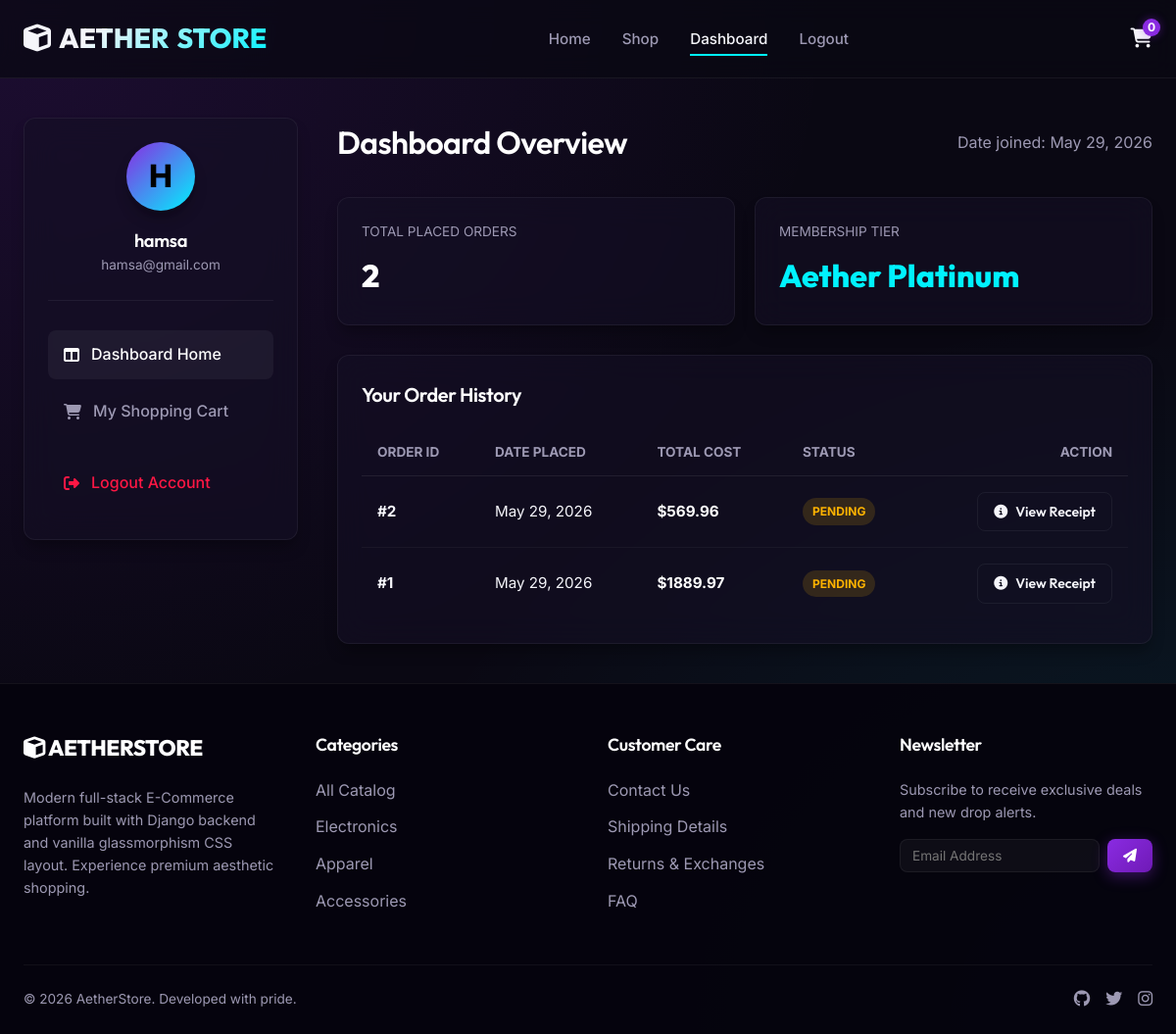
Page /dashboard/ (signed in) on the committed database.
### store/models.py (models this page shows, shortened)
class Order(models.Model):
    STATUS_CHOICES = (
        ('Pending', 'Pending'),
        ('Processing', 'Processing'),
        ('Shipped', 'Shipped'),
        ('Delivered', 'Delivered'),
        ('Cancelled', 'Cancelled'),
    )
    user = models.ForeignKey(User, on_delete=models.SET_NULL, null=True, blank=True, related_name='orders')
    first_name = models.CharField(max_length=50)
    last_name = models.CharField(max_length=50)
    email = models.EmailField()
    address = models.CharField(max_length=250)
    city = models.CharField(max_length=100)
    zip_code = models.CharField(max_length=20)
    total_price = models.DecimalField(max_digits=10, decimal_places=2)
    order_date = models.DateTimeField(auto_now_add=True)
    status = models.CharField(max_length=20, choices=STATUS_CHOICES, default='Pending')

### store/views.py (the view)
# urls.py: path('dashboard/', views.user_dashboard, name='dashboard'),
@login_required(login_url='store:login')
def user_dashboard(request):
    orders = Order.objects.filter(user=request.user).order_by('-order_date')
    return render(request, 'store/dashboard.html', {
        'orders': orders,
        'user': request.user
    })

### store/context_processors.py (called while the page is built)
def cart_processor(request):
    total_qty = 0
    if request.user.is_authenticated:
        cart_items = CartItem.objects.filter(user=request.user)
        total_qty = sum(item.quantity for item in cart_items)
    else:
        session_key = request.session.session_key
        if session_key:
            cart_items = CartItem.objects.filter(session_id=session_key)
            total_qty = sum(item.quantity for item in cart_items)
    return {'cart_count': total_qty}

### store/templates/store/dashboard.html (shortened to what this page needs)
{% extends 'store/base.html' %}
{% load static %}
{% block content %}
    <div class="dashboard-layout">
        <aside class="dashboard-sidebar glass-panel" id="dashboard-sidebar">
            <div class="profile-summary">
                <div class="profile-avatar">
                    {{ user.username|slice:":1"|upper }}
                </div>
                <h3>{{ user.username }}</h3>
                <p>{{ user.email }}</p>
            </div>
            <ul class="dashboard-nav">
                <li class="dashboard-nav-item">
                    <a href="{% url 'store:dashboard' %}" class="dashboard-nav-link active" id="dashboard-tab-home">
                        <i class="fa-solid fa-table-columns"></i> Dashboard Home
                    </a>
                </li>
                <li class="dashboard-nav-item">
                    <a href="{% url 'store:cart' %}" class="dashboard-nav-link" id="dashboard-tab-cart">
                        <i class="fa-solid fa-cart-shopping"></i> My Shopping Cart
                    </a>
                </li>
                <li class="dashboard-nav-item" style="margin-top:24px">
                    <a href="{% url 'store:logout' %}" class="dashboard-nav-link" style="color:var(--error)">
                        <i class="fa-solid fa-right-from-bracket"></i> Logout Account
                    </a>
                </li>
            </ul>
        </aside>
        <div class="dashboard-content">
            <div style="display:flex; justify-content:space-between; align-items:center">
                <h1 style="color:#fff; font-size:2rem">Dashboard Overview</h1>
                <span style="color:var(--text-secondary)">Date joined: {{ user.date_joined|date:"M d, Y" }}</span>
            </div>
            <div class="stats-grid">
                <div class="stat-card glass-panel">
                    <span class="stat-label">Total Placed Orders</span>
                    <span class="stat-value">{{ orders|length }}</span>
                </div>
                <div class="stat-card glass-panel">
                    <span class="stat-label">Membership Tier</span>
                    <span class="stat-value" style="color:var(--accent-secondary)">Aether Platinum</span>
                </div>
            </div>
            <div class="table-card glass-panel">
                <h3 class="table-title">Your Order History</h3>
                {% if orders %}
                    <table class="custom-table" id="dashboard-orders-table">
                        <thead>
                            <tr>
                                <th>Order ID</th>
                                <th>Date Placed</th>
                                <th>Total Cost</th>
                                <th>Status</th>
                                <th style="text-align:right">Action</th>
                            </tr>
                        </thead>
                        <tbody>
                            {% for order in orders %}
                                <tr id="order-row-{{ order.id }}">
                                    <td><strong>#{{ order.id }}</strong></td>
                                    <td>{{ order.order_date|date:"F d, Y" }}</td>
                                    <td><strong style="color:#fff">${{ order.total_price }}</strong></td>
                                    <td>
                                        <span class="status-badge
                                            {% if order.status == 'Pending' %}status-pending
                                            {% elif order.status == 'Processing' %}status-processing
                                            {% elif order.status == 'Shipped' %}status-shipped
                                            {% elif order.status == 'Delivered' %}status-delivered
                                            {% elif order.status == 'Cancelled' %}status-cancelled
                                            {% endif %}">
                                            {{ order.status }}
                                        </span>
                                    </td>
                                    <td style="text-align:right">
                                        <a href="{% url 'store:order_detail' order.id %}" class="btn btn-outline btn-sm" id="view-order-{{ order.id }}">
                                            <i class="fa-solid fa-circle-info"></i> View Receipt
                                        </a>
                                    </td>
                                </tr>
                            {% endfor %}
                        </tbody>
                    </table>
                {% endif %}
            </div>
        </div>
    </div>
{% endblock %}

### store/static/store/css/style.css (style rules this page uses)
:root { --bg-primary: #0a0813; --bg-secondary: #131026; --bg-glass: rgba(20, 16, 38, 0.6); --border-glass: rgba(255, 255, 255, 0.06); --accent-primary: #8a2be2; --accent-primary-glow: rgba(138, 43, 226, 0.4); --accent-secondary: #00f2fe; --accent-secondary-glow: rgba(0, 242, 254, 0.4); --text-primary: #f5f5fa; --text-secondary: #9d99b3; --text-muted: #625f75; --success: #00e676; --warning: #ffb300; --error: #ff1744; --font-heading: 'Outfit', sans-serif; --font-body: 'Inter', sans-serif; --shadow-sm: 0 4px 6px -1px rgba(0, 0, 0, 0.1), 0 2px 4px -1px rgba(0, 0, 0, 0.06); --shadow-md: 0 10px 15px -3px rgba(0, 0, 0, 0.3), 0 4px 6px -2px rgba(0, 0, 0, 0.05); --shadow-lg: 0 20px 25px -5px rgba(0, 0, 0, 0.5), 0 10px 10px -5px rgba(0, 0, 0, 0.04); --radius-sm: 8px; --radius-md: 12px; --radius-lg: 20px; --transition: all 0.3s cubic-bezier(0.4, 0, 0.2, 1); }
* { margin: 0; padding: 0; box-sizing: border-box; }
body { background-color: var(--bg-primary); color: var(--text-primary); font-family: var(--font-body); line-height: 1.6; overflow-x: hidden; background-image: radial-gradient(at 0% 0%, rgba(138, 43, 226, 0.15) 0px, transparent 50%), radial-gradient(at 100% 100%, rgba(0, 242, 254, 0.1) 0px, transparent 50%); background-attachment: fixed; min-height: 100vh; display: flex; flex-direction: column; }
a { color: inherit; text-decoration: none; transition: var(--transition); }
h1, h2, h3, h4, h5, h6 { font-family: var(--font-heading); font-weight: 600; letter-spacing: -0.02em; }
.glass-panel { background: var(--bg-glass); backdrop-filter: blur(16px); -webkit-backdrop-filter: blur(16px); border: 1px solid var(--border-glass); border-radius: var(--radius-md); box-shadow: var(--shadow-md); }
.btn { display: inline-flex; align-items: center; justify-content: center; padding: 12px 24px; border-radius: var(--radius-sm); font-weight: 600; font-family: var(--font-heading); cursor: pointer; transition: var(--transition); border: none; outline: none; text-align: center; gap: 8px; }
.btn-outline { background: transparent; border: 1px solid var(--border-glass); color: var(--text-primary); }
.btn-sm { padding: 8px 16px; font-size: 0.875rem; }
.dashboard-layout { display: grid; grid-template-columns: 280px 1fr; gap: 40px; }
.dashboard-sidebar { padding: 24px; height: fit-content; }
.profile-summary { text-align: center; margin-bottom: 30px; padding-bottom: 24px; border-bottom: 1px solid rgba(255, 255, 255, 0.06); }
.profile-avatar { width: 70px; height: 70px; border-radius: 50%; background: linear-gradient(135deg, var(--accent-primary), var(--accent-secondary)); color: #000; font-size: 2rem; font-weight: 800; display: flex; align-items: center; justify-content: center; margin: 0 auto 16px; box-shadow: var(--shadow-md); }
.profile-summary h3 { font-size: 1.15rem; color: #fff; }
.profile-summary p { font-size: 0.85rem; color: var(--text-secondary); }
.dashboard-nav { list-style: none; }
.dashboard-nav-item { margin-bottom: 8px; }
.dashboard-nav-link { display: flex; align-items: center; gap: 12px; padding: 12px 16px; border-radius: var(--radius-sm); color: var(--text-secondary); font-weight: 500; }
.dashboard-nav-link:hover, .dashboard-nav-link.active { color: #fff; background: rgba(255, 255, 255, 0.05); }
.dashboard-content { display: flex; flex-direction: column; gap: 30px; }
.stats-grid { display: grid; grid-template-columns: repeat(auto-fit, minmax(200px, 1fr)); gap: 20px; }
.stat-card { padding: 24px; display: flex; flex-direction: column; }
.stat-label { font-size: 0.85rem; text-transform: uppercase; color: var(--text-secondary); margin-bottom: 8px; }
.stat-value { font-size: 2rem; font-weight: 800; color: #fff; font-family: var(--font-heading); }
.table-card { padding: 24px; overflow-x: auto; }
.table-title { font-size: 1.25rem; margin-bottom: 20px; color: #fff; }
.custom-table { width: 100%; border-collapse: collapse; text-align: left; }
.custom-table th { padding: 12px 16px; color: var(--text-secondary); font-size: 0.85rem; text-transform: uppercase; border-bottom: 1px solid rgba(255, 255, 255, 0.08); }
.custom-table td { padding: 16px; border-bottom: 1px solid rgba(255, 255, 255, 0.04); font-size: 0.95rem; }
.custom-table tr:last-child td { border-bottom: none; }
.status-badge { padding: 4px 10px; border-radius: 20px; font-size: 0.75rem; font-weight: 700; display: inline-block; text-transform: uppercase; }
.status-pending { background: rgba(255, 179, 0, 0.15); color: var(--warning); }

### rows in the picture
Order: id "2", order_date "May 29, 2026", total_price "569.96", status "PENDING"
Order: id "1", order_date "May 29, 2026", total_price "1889.97", status "PENDING"

### other values in the picture
{{ cart_count }} "0"
{{ user.username|slice:":1"|upper }} "H"
{{ user.username }} "hamsa"
{{ user.email }} "hamsa@gmail.com"
{{ user.date_joined|date:"M d, Y" }} "May 29, 2026"
{{ orders|length }} "2"
